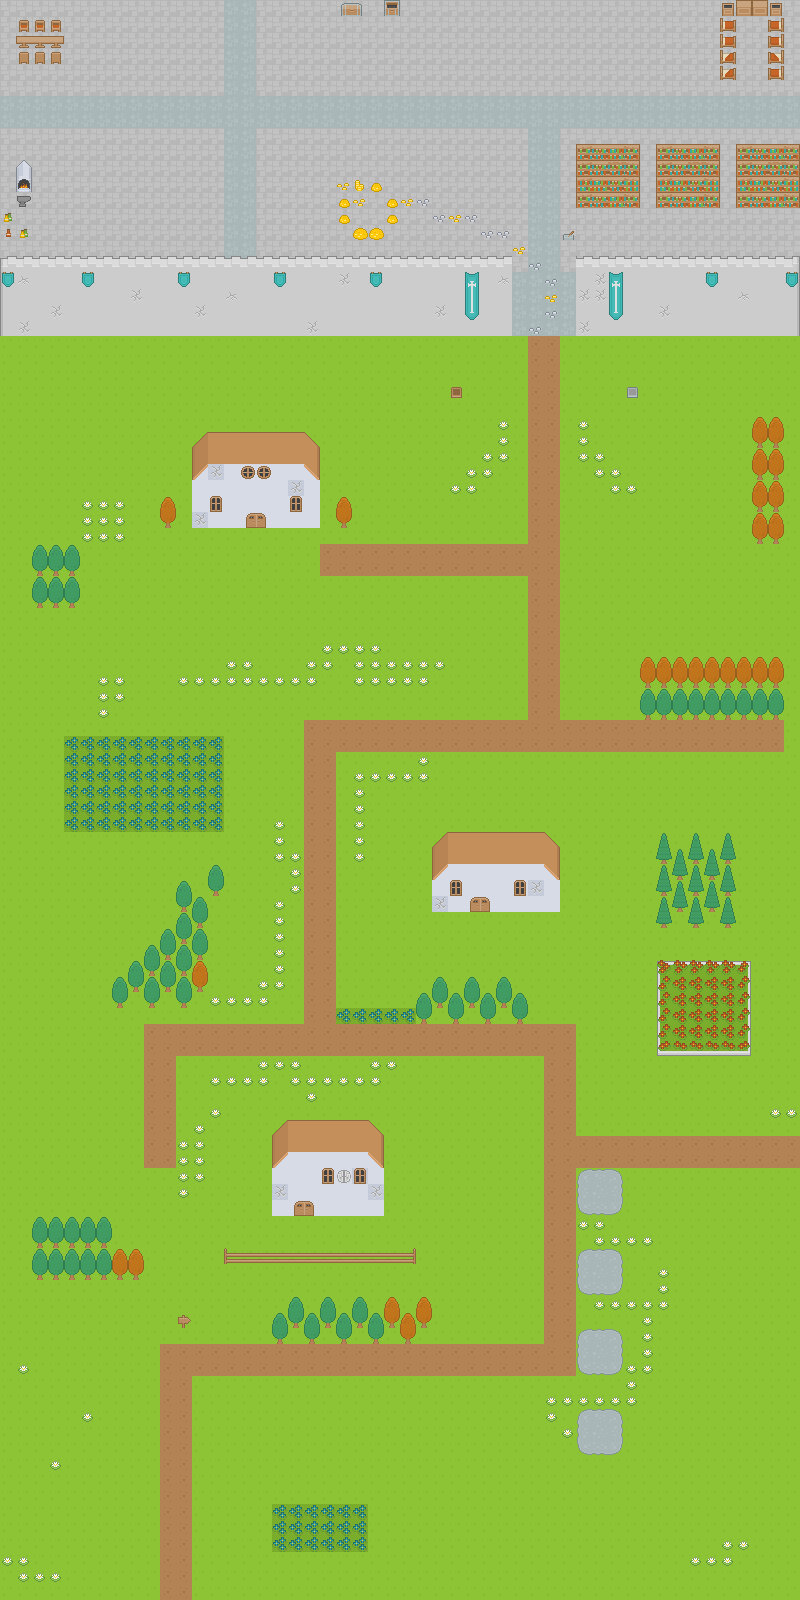

Below is a game level as drawn by its tile map, then a one-line description and the .tmx that defines it (tile-layer data replaced by summaries):
An orthogonal 50x100 tile map with 16x16 px tiles, 4 tile layers (Terreno base, Terreno sobre terreno, Objetos, Techos y ventanas) and 49 objects.

<map version="1.0" orientation="orthogonal" renderorder="right-down" width="50" height="100" tilewidth="16" tileheight="16" nextobjectid="93">
 <tileset firstgid="1" name="tiles16" tilewidth="16" tileheight="16" spacing="1" tilecount="1767" columns="57">
  <image source="tiles16.png" width="968" height="526" />
 </tileset>
 <layer name="Terreno base" width="50" height="100">
  <data>[5000 cells, 5000 non-empty, 2 distinct tile ids]</data>
 </layer>
 <layer name="Terreno sobre terreno" width="50" height="100">
  <data>[5000 cells, 1121 non-empty, 54 distinct tile ids]</data>
 </layer>
 <layer name="Objetos" width="50" height="100">
  <data>[5000 cells, 365 non-empty, 23 distinct tile ids]</data>
 </layer>
 <layer name="Techos y ventanas" width="50" height="100">
  <data>[5000 cells, 97 non-empty, 20 distinct tile ids]</data>
 </layer>
 <objectgroup name="BaldosaMadera">
  <object id="51" x="457.86" y="376.827" width="16" height="16" />
 </objectgroup>
 <objectgroup name="BaldosaMetal">
  <object id="52" x="633.134" y="375.447" width="16" height="16" />
 </objectgroup>
 <objectgroup name="CajaMadera">
  <object id="34" x="462.061" y="432.012" width="40" height="40" />
 </objectgroup>
 <objectgroup name="CajaMetal">
  <object id="35" x="636.283" y="428.52" width="40" height="40" />
 </objectgroup>
 <objectgroup name="Palanca">
  <object id="65" x="571.985" y="221.991" width="16.0737" height="11.3288" />
 </objectgroup>
 <objectgroup name="Puerta">
  <object id="62" x="543.434" y="216.172" width="64" height="80" />
 </objectgroup>
 <objectgroup name="Meta">
  <object id="41" x="379.401" y="176.236" width="19" height="32" />
 </objectgroup>
 <objectgroup name="Monedas">
  <object id="12" x="418.354" y="1142.45" width="40" height="40" />
  <object id="15" x="600.561" y="852.524" width="40" height="40" />
  <object id="16" x="54.2407" y="963.303" width="40" height="40" />
  <object id="87" x="35.6766" y="360.053" width="40" height="40" />
  <object id="88" x="275.328" y="115.56" width="40" height="40" />
 </objectgroup>
 <objectgroup name="Inmunidades">
  <object id="17" x="489.82" y="652.582" width="26" height="36" />
  <object id="19" x="592.877" y="1244.85" width="26" height="36" />
 </objectgroup>
 <objectgroup name="Corazones">
  <object id="24" x="84.2162" y="780.558" width="40" height="33" />
  <object id="85" x="280.169" y="44.018" width="40" height="33" />
  <object id="86" x="669.906" y="595.943" width="40" height="33" />
 </objectgroup>
 <objectgroup name="Arqueros">
  <object id="89" x="117.671" y="394.894" width="40" height="44" />
  <object id="90" x="729.9" y="566.353" width="40" height="44" />
  <object id="91" x="183.43" y="733.884" width="40" height="44" />
  <object id="92" x="725.911" y="1238.47" width="40" height="44" />
 </objectgroup>
 <objectgroup name="Reyes">
  <object id="40" x="57.5385" y="165.077" width="40" height="44" />
  <object id="79" x="55.0424" y="1476.43" width="40" height="44" />
  <object id="80" x="275.328" y="592.863" width="40" height="44" />
  <object id="84" x="657.802" y="28.8351" width="40" height="44" />
 </objectgroup>
 <objectgroup name="Caballero">
  <object id="63" x="603.647" y="1496.95" width="40" height="44" />
 </objectgroup>
 <objectgroup name="Limites">
  <object id="1" x="432" y="1298.67">
   <polyline points="0,0 0.666667,44 -160.667,46 -159.333,16 -143.333,-3.33333 0,-1.33333" />
  </object>
  <object id="3" x="416" y="1248">
   <polyline points="0,0 -1.33333,15.3333 -194.667,14.6667 -194.667,-1.33333 -2,-1.33333" />
  </object>
  <object id="4" x="274" y="1214.67">
   <polyline points="0,0 112.667,2 110,-47.3333 110.667,-80.6667 94.6667,-96 12,-94 -4,-80 -3.33333,-0.666667" />
  </object>
  <object id="5" x="112" y="1216">
   <polyline points="0,0 0.666667,30 34,29.3333 32,63.3333 -81.3333,66 -80,-2 1.33333,-0.666667" />
  </object>
  <object id="6" x="128.667" y="1007.33">
   <polyline points="0,0 77.3333,0 79.3333,-113.333 96.6667,-109.333 94,-146 77.3333,-146 79.3333,-112.667 66,-114.667 59.3333,-128 46.6667,-125.333 48,-80.6667 30.6667,-79.3333 -16.6667,-27.3333 -13.3333,1.33333 -0.666667,-2" />
  </object>
  <object id="7" x="417.333" y="1021.33">
   <polyline points="0,0 112.667,1.33333 109.333,-27.3333 90,-46 16.6667,-44.6667 -1.33333,-24.6667 -0.666667,-4.66667" />
  </object>
  <object id="8" x="430" y="912">
   <polyline points="0,0 130.667,-0.666667 130.667,-35.3333 131.333,-65.3333 114.667,-82.6667 15.3333,-81.3333 2,-68 -0.666667,0.666667" />
  </object>
  <object id="9" x="654.667" y="831.333">
   <polyline points="0,0 0,99.3333 80,95.3333 81.3333,0 0.666667,-0.666667" />
  </object>
  <object id="10" x="638" y="657.333">
   <polyline points="0,0 3.33333,63.3333 146,61.3333 145.333,-2 1.33333,-0.666667" />
  </object>
  <object id="11" x="655.333" y="960.667">
   <polyline points="0,0 0.666667,93.3333 96,94 95.3333,-0.666667 0,-0.666667" />
  </object>
  <object id="36" x="32.8987" y="547.094">
   <polyline points="0,0 -1.21847,58.4867 47.5204,58.4867 47.5204,-3.65542 1.21847,-2.43694" />
  </object>
  <object id="37" x="160.838" y="497.137">
   <polyline points="0,0 -1.21847,29.2433 191.3,30.4618 190.082,-1.21847 162.057,-1.21847 159.62,-49.9574 147.435,-65.7975 46.3019,-67.016 31.6803,-54.8312 31.6803,-3.65542 0,-2.43694" />
  </object>
  <object id="42" x="575.226" y="144.604">
   <polyline points="0,0 1.06326,60.6061 222.222,61.6693 224.349,2.12653 1.06326,0" />
  </object>
  <object id="44" x="720.893" y="4.25306">
   <polyline points="0,0 -2.12653,75.4918 13.8224,75.4918 15.949,12.7592 45.7204,12.7592 45.7204,75.4918 64.8591,76.555 62.7326,-4.25306 1.06326,-4.25306" />
  </object>
  <object id="45" x="341.308" y="14.8857">
   <polyline points="0,0 59.5428,1.06326 59.5428,-13.8224 1.06326,-14.8857 -1.06326,-1.06326" />
  </object>
  <object id="48" x="16.6407" y="16.6407">
   <polyline points="0,0 0.536797,48.3118 47.2382,47.775 46.7014,0 0,-0.536797" />
  </object>
  <object id="53" x="754.19" y="416.667">
   <polyline points="0,0 -1.16387,124.534 26.7691,125.698 27.933,0 0,-1.16387" />
  </object>
  <object id="55" x="17.4581" y="209.497">
   <polyline points="0,0 15.1304,0 15.1304,-53.5382 -1.16387,-53.5382 -1.16387,1.16387" />
  </object>
  <object id="56" x="-0.908183" y="257.016">
   <polyline points="0,0 509.908,0 509.908,79.9201 2.70748,79.0119" />
  </object>
  <object id="57" x="801.017" y="336.936">
   <polyline points="0,0 -221.642,-0.908183 -221.642,-79.9201 -0.897337,-79.9201" />
  </object>
  <object id="76" x="888.889" y="352.576">
   <polyline points="0,0" />
  </object>
  <object id="77" x="175.901" y="1314.08">
   <polyline points="0,0 0,15.0503 12.2284,15.0503 13.169,-0.940645 -0.940645,0" />
  </object>
 </objectgroup>
 <objectgroup name="BordesMapa">
  <object id="50" x="800.71" y="1601.42">
   <polyline points="0,0 -1.04395,-1599.33 -800.71,-1600.38 -801.754,-1.04395 0,0" />
  </object>
 </objectgroup>
</map>
